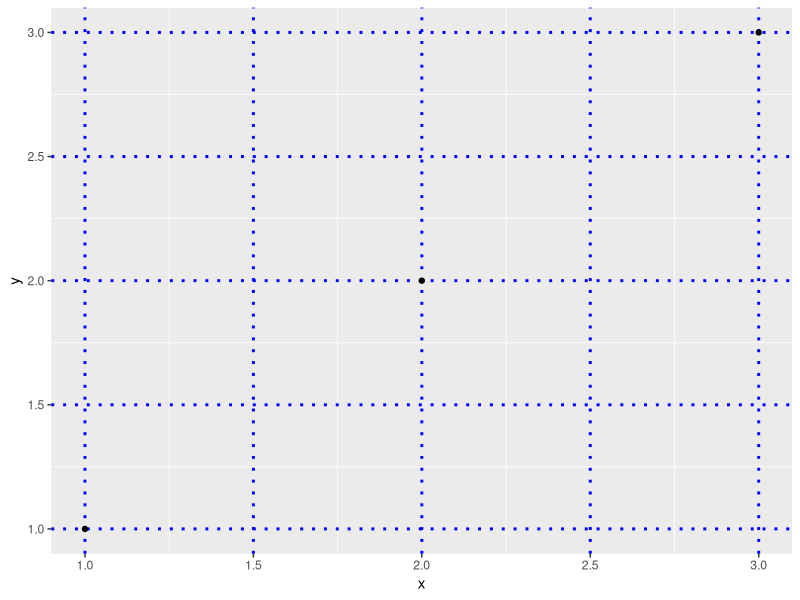

R code for this plot:
library(ggplot2)
df <- data.frame(x = 1:3, y = 1:3)
base <- ggplot(df, aes(x, y)) + geom_point(aes( ))
base + theme(panel.grid.major = element_line(linetype = "dotted", color = "blue", size = 1))
#, size = 0.7
